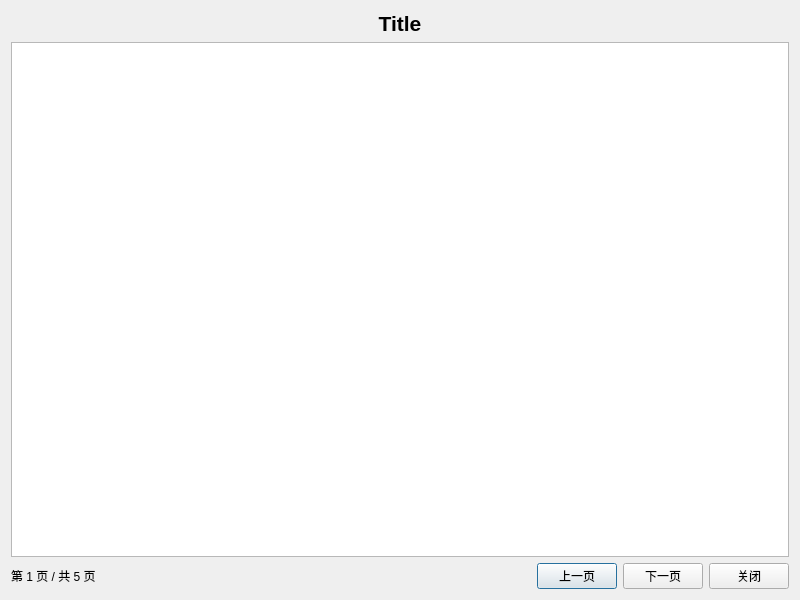
<?xml version="1.0" encoding="UTF-8"?>
<ui version="4.0">
 <class>Tutorial</class>
 <widget class="QDialog" name="Tutorial">
  <property name="geometry">
   <rect>
    <x>0</x>
    <y>0</y>
    <width>800</width>
    <height>600</height>
   </rect>
  </property>
  <property name="windowTitle">
   <string>软件使用教程</string>
  </property>
  <layout class="QVBoxLayout" name="verticalLayout">
   <item>
    <widget class="QLabel" name="titleLabel">
     <property name="font">
      <font>
       <pointsize>16</pointsize>
       <bold>true</bold>
      </font>
     </property>
     <property name="text">
      <string>Title</string>
     </property>
     <property name="alignment">
      <set>Qt::AlignCenter</set>
     </property>
    </widget>
   </item>
   <item>
    <widget class="QTextEdit" name="contentTextEdit">
     <property name="readOnly">
      <bool>true</bool>
     </property>
     <property name="lineWrapMode">
      <enum>QTextEdit::WidgetWidth</enum>
     </property>
    </widget>
   </item>
   <item>
    <layout class="QHBoxLayout" name="horizontalLayout">
     <item>
      <widget class="QLabel" name="pageLabel">
       <property name="text">
        <string>第 1 页 / 共 5 页</string>
       </property>
      </widget>
     </item>
     <item>
      <spacer name="horizontalSpacer">
       <property name="orientation">
        <enum>Qt::Horizontal</enum>
       </property>
       <property name="sizeHint" stdset="0">
        <size>
         <width>40</width>
         <height>20</height>
        </size>
       </property>
      </spacer>
     </item>
     <item>
      <widget class="QPushButton" name="prevButton">
       <property name="text">
        <string>上一页</string>
       </property>
      </widget>
     </item>
     <item>
      <widget class="QPushButton" name="nextButton">
       <property name="text">
        <string>下一页</string>
       </property>
      </widget>
     </item>
     <item>
      <widget class="QPushButton" name="closeButton">
       <property name="text">
        <string>关闭</string>
       </property>
      </widget>
     </item>
    </layout>
   </item>
  </layout>
 </widget>
 <resources/>
 <connections/>
</ui>
